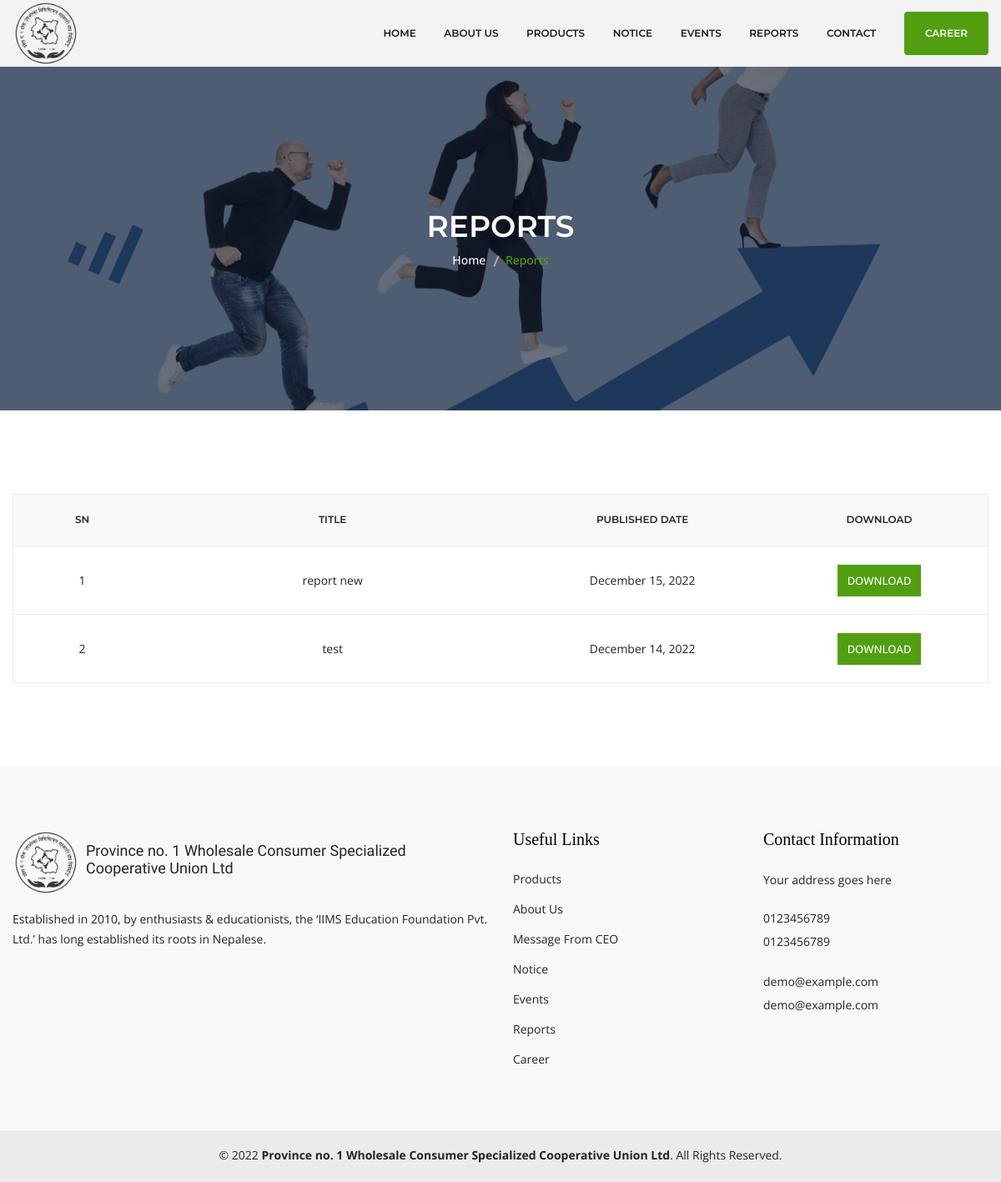
The app's page /reports.php with its own data.
### tables this page shows
CREATE TABLE `reports` (
  `id` int(11) NOT NULL,
  `title` varchar(100) DEFAULT NULL,
  `description` varchar(1500) DEFAULT NULL,
  `published_date` date DEFAULT NULL,
  `start_popup` date DEFAULT NULL,
  `end_popup` date DEFAULT NULL,
  `short_description` varchar(500) DEFAULT NULL
);

### reports.php (the view)
<?php
require_once('./components/Header.php');
require_once('./config/db_config.php');
?>
<div class="breadcrumb-area bg-image-3 ptb-170">
    <div class="container">
        <div class="breadcrumb-content text-center">
            <h3>REPORTS</h3>
            <ul>
                <li><a href="index.php">Home</a></li>
                <li class="active">Reports </li>
            </ul>
        </div>
    </div>
</div>
<div class="cart-main-area ptb-100">
    <div class="container">
        <?php
        $sql = "SELECT * FROM reports ORDER BY id DESC";
        $result = $conn->query($sql);
        $reports = $result->fetch_all(MYSQLI_ASSOC);
        if ($result->num_rows > 0) {
        ?>
        <div class="row">
            <div class="col-lg-12 col-md-12 col-sm-12 col-12">
                <div class="table-content table-responsive wishlist">
                    <table class="w-100">
                        <thead>
                            <tr>
                                <th>SN</th>
                                <th>Title</th>
                                <th>Published Date</th>
                                <th>Download</th>
                            </tr>
                        </thead>
                        <tbody>
                            <?php
                                foreach ($reports as $index => $report) :
                                ?>
                            <tr>
                                <td><?php echo $index + 1 ?></td>
                                <td class="product-name"><?php echo $report['title'] ?></td>
                                <td><?php echo date('F d, Y', strtotime($report['published_date'])) ?>
                                </td>
                                <td class="product-wishlist-cart">
                                    <a target="_blank"
                                        href="./uploads/reports/<?php echo $report['file_name'] ?>">Download</a>
                                </td>
                            </tr>
                            <?php endforeach; ?>
                        </tbody>
                    </table>
                </div>
            </div>
        </div>
        <?php
        } else {
        ?>
        <h3>NO REPORTS FOUND</h3>
        <?php
        }
        ?>
    </div>
</div>
<?php require_once('./components/Footer.php');
?>

### records on screen
reports: title "report new", published_date "December 15, 2022"
reports: title "test", published_date "December 14, 2022"
